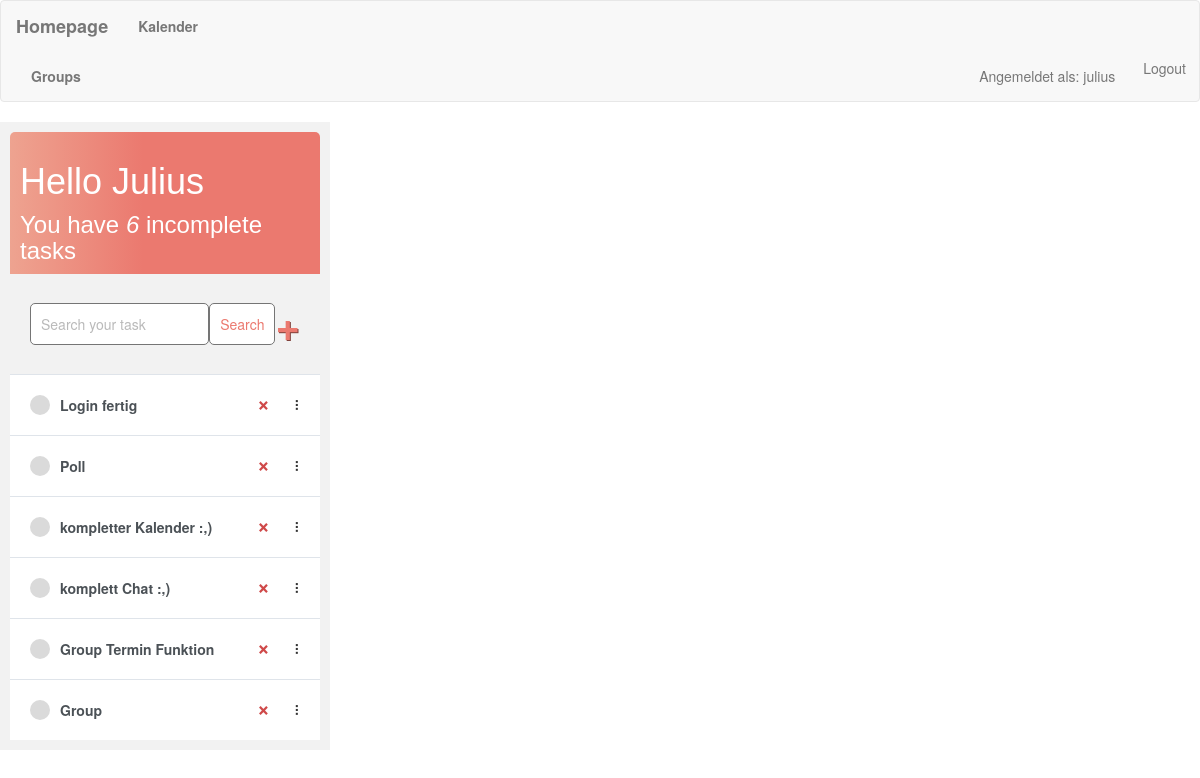
The app's page / (signed in), older data.
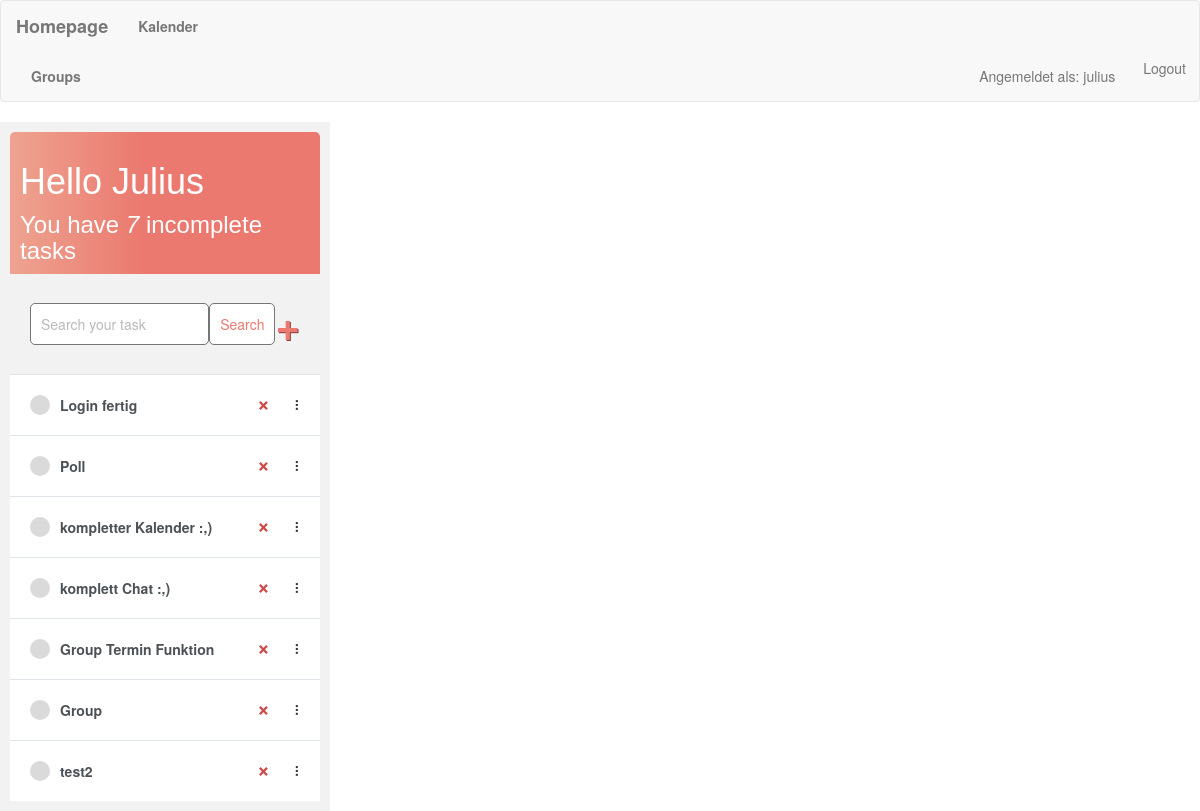
The same page, newer data.
### todolist/models.py (models this page shows)
class Task(models.Model):
    user = models.ForeignKey(
        User, on_delete=models.CASCADE, null=True, blank=True)
    title = models.CharField(max_length=200)
    description = models.TextField(null=True, blank=True)
    complete = models.BooleanField(default=False)
    created = models.DateTimeField(auto_now_add=True)
    def __str__(self):
        return self.title
    class Meta:
        order_with_respect_to = 'user'

### todolist/views.py (the view)
# urls.py: path('', todolist_views.TaskList.as_view(), name='tasks'),
class TaskList(LoginRequiredMixin, ListView):
    model = Task
    context_object_name = 'tasks'
    template_name = 'task_list.html'
    def get_context_data(self, **kwargs):
        context = super().get_context_data(**kwargs)
        context['tasks'] = context['tasks'].filter(user=self.request.user)
        context['count'] = context['tasks'].filter(complete=False).count()
        search_input = self.request.GET.get('search-area') or ''
        if search_input:
            context['tasks'] = context['tasks'].filter(
                title__contains=search_input)
        context['search_input'] = search_input
        return context

### templates/task_list.html (shortened to what this page needs)
{% extends "base.html" %}
{% block main %}
{% include 'tasklistfunction.html' %}
{% endblock %}

### templates/tasklistfunction.html (shortened to what this page needs)
{% extends 'main.html' %}
{% block content %}
<div class="container">
    <div class="sidebar">
        <div class="header-bar">
            <div>
                <h1>Hello {{request.user|title}}</h1>
                <h3 style="margin:0">You have <i>{{count}}</i> incomplete task{{ count|pluralize:"s" }}</h3>
            </div>
        </div>
        <div id="search-add-wrapper">
            <form method="GET" style="display: flex;">
                <input type='text' name='search-area' placeholder="Search your task" value="{{search_input}}">
                <input class="button" type="submit" value='Search'>
            </form>
            {% if tasks|length > 0 %}
            <a id="add-link" href="{% url 'task-create' %}">&#x2b;</a>
            {% endif %}
        </div>
        <div id="tasklist" class="task-items-wrapper">
            {% for task in tasks %}
            <div class="task-wrapper" data-position="{{task.pk}}">
                <div class="task-title">
                    {% if task.complete %}
                    <div class="task-complete-icon"></div>
                    <i><s><a href="{% url 'task-update' task.id %}">{{task}}</a></s></i> {% else %}
                    <div class="task-incomplete-icon"></div>
                    <a href="{% url 'task-update' task.id %}">{{task}}</a> {% endif %}
                </div>
                <div class="task-controls">
                    <a class="delete-link" href="{% url 'task-delete' task.id %}">&#215;</a>
                    <span class="handle">&nbsp;&#10247;</span>
                </div>
            </div>
            {% empty %}
            <div style="text-align: center; padding-bottom: 10px; line-height: 1em;">
                <h3>No new tasks are created.</h3>
                <h3>Create a <a style="text-decoration: none; color: #e53935;" href="{% url 'task-create' %}">New task</a> ! </h3>
            </div>
            {% endfor %}
        </div>
    </div>
</div>
{% endblock %}

Row changes from the older to the newer data that the page shows:
added Task: title "test2"
Text that changed along with them:
{{ count }}: "6" → "7"
